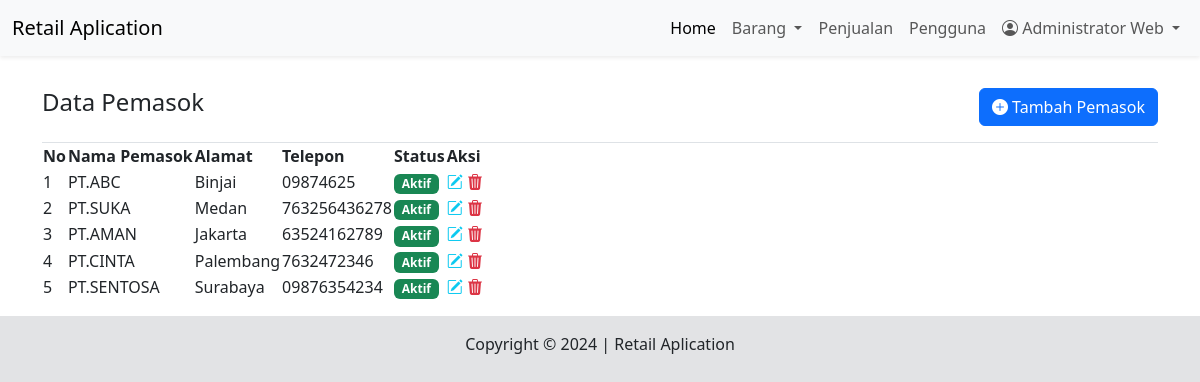
The page /dashboard.php?modul=pemasok (signed in) on the database its author committed.
### tables this page shows
CREATE TABLE IF NOT EXISTS `pemasok` (
  `id_pemasok` int NOT NULL AUTO_INCREMENT,
  `nama_pemasok` varchar(50) NOT NULL,
  `alamat` varchar(50) NOT NULL,
  `telepon` char(20) NOT NULL,
  `status` tinyint(1) NOT NULL DEFAULT '1',
  PRIMARY KEY (`id_pemasok`)
);

### modul/pemasok/index.php (the view, shortened to what this page needs)
<div class="border-bottom d-flex justify-content-between py-3">
    <h4>Data Pemasok</h4>
    <button class="btn btn-primary" data-bs-toggle="modal" data-bs-target="#modalTambah"><i class="bi bi-plus-circle-fill"></i> Tambah Pemasok</button>
</div>
<table id="myTable">
    <thead>
        <tr>
            <th>No</th>
            <th>Nama Pemasok</th>
            <th>Alamat</th>
            <th>Telepon</th>
            <th>Status</th>
            <th>Aksi</th>
        </tr>
    </thead>
    <tbody>
        <?php
            $sql_pemasok = "SELECT * FROM pemasok ORDER BY id_pemasok ASC";
            $result_pemasok = $mysqli->query($sql_pemasok);
            $no = 0;
            while($row_pemasok = $result_pemasok->fetch_assoc()){
                $no++;
            ?>
            <tr>
                <td><?= $no; ?></td>
                <td><?= $row_pemasok['nama_pemasok']; ?></td>
                <td><?= $row_pemasok['alamat']; ?></td>
                <td><?= $row_pemasok['telepon']; ?></td>
                <td><span class="badge <?= $row_pemasok['status']== 1?'text-bg-success':'text-bg-danger';?>"><?= $row_pemasok['status'] == 1?'Aktif':'Tidak Aktif'; ?></span></td>
                <td>
                    <a href="" data-bs-toggle="modal" data-bs-target="#modalEdit<?= $row_pemasok['id_pemasok'];?>" class="text-info"><i class="bi bi-pencil-square"></i></a>
                    <a href="" data-bs-toggle="modal" data-bs-target="#modalHapus<?= $row_pemasok['id_pemasok'];?>" class="text-danger"><i class="bi bi-trash3-fill"></i></a>
                </td>
            </tr>
            <?php
            }
        ?>
    </tbody>
</table>

### rows shown on the page
pemasok: nama_pemasok "PT.ABC", alamat "Binjai", telepon "09874625", status "Aktif"
pemasok: nama_pemasok "PT.SUKA", alamat "Medan", telepon "763256436278", status "Aktif"
pemasok: nama_pemasok "PT.AMAN", alamat "Jakarta", telepon "63524162789", status "Aktif"
pemasok: nama_pemasok "PT.CINTA", alamat "Palembang", telepon "7632472346", status "Aktif"
pemasok: nama_pemasok "PT.SENTOSA", alamat "Surabaya", telepon "09876354234", status "Aktif"

### other values the page prints
$_SESSION['nama_lengkap'] "Administrator Web"
